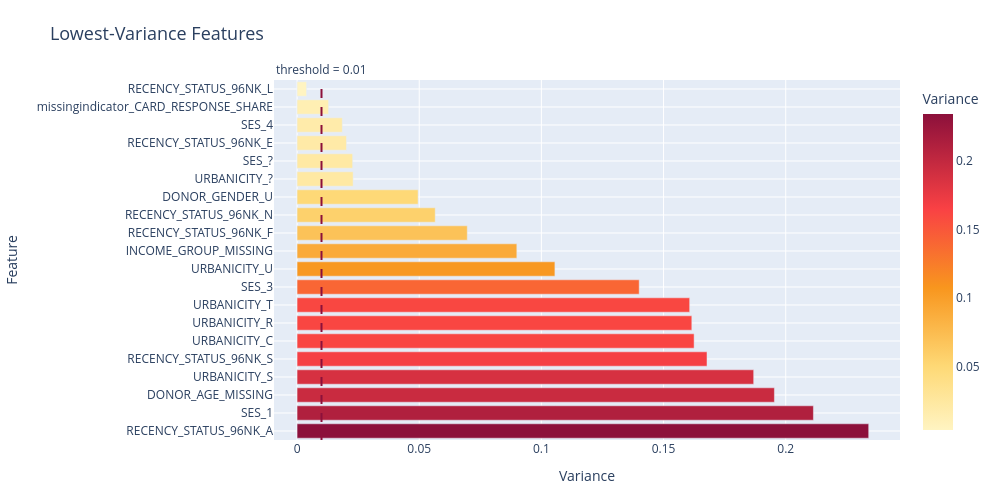

Notebook code cell kept with this figure:
### Markdown cell above
Filter methods score each feature independently of any model, using purely statistical criteria. They are cheap to compute and useful for an initial pruning of the feature space. Three complementary criteria are applied below:

1. **Variance check** flags near-constant features that carry almost no information.
2. **Spearman correlation with the target** captures monotonic associations, including non-linear ones, between numeric features and `TARGET_B`.
3. **ANOVA F-test** (`f_classif`) ranks features by how strongly their group means differ between donors and non-donors, with a p-value to flag statistical significance.

### Code cell
"""1. Variance check (filter): flagging near-constant features"""
VARIANCE_THRESHOLD = 0.01

feature_variances = X_train_prep_df.var().sort_values()
near_zero_var_features = feature_variances[feature_variances < VARIANCE_THRESHOLD].index.tolist()

print(f"Features below variance threshold ({VARIANCE_THRESHOLD}): {len(near_zero_var_features)}")
if near_zero_var_features:
    print(f"  -> {near_zero_var_features}")

fig = plot_variance_ranking(feature_variances, top_n=20, threshold=VARIANCE_THRESHOLD)
fig.show()

### Figure 1 — Plotly figure (JSON) as saved in the notebook; plotly's stock layout.template omitted (floating-point values rounded to 4 significant figures)
{"data": [{"alignmentgroup": "True", "hovertemplate": "Variance=%{marker.color}<br>Feature=%{y}<extra></extra>", "legendgroup": "", "marker": {"color": [0.234, 0.2113, 0.1954, 0.1869, 0.1678, 0.1625, 0.1616, 0.1607, 0.14, 0.1055, 0.08995, 0.06966, 0.05654, 0.04953, 0.02294, 0.02274, 0.02022, 0.0185, 0.01289, 0.003883], "coloraxis": "coloraxis", "pattern": {"shape": ""}}, "name": "", "offsetgroup": "", "orientation": "h", "showlegend": false, "textposition": "auto", "type": "bar", "x": [0.234, 0.2113, 0.1954, 0.1869, 0.1678, 0.1625, 0.1616, 0.1607, 0.14, 0.1055, 0.08995, 0.06966, 0.05654, 0.04953, 0.02294, 0.02274, 0.02022, 0.0185, 0.01289, 0.003883], "xaxis": "x", "y": ["RECENCY_STATUS_96NK_A", "SES_1", "DONOR_AGE_MISSING", "URBANICITY_S", "RECENCY_STATUS_96NK_S", "URBANICITY_C", "URBANICITY_R", "URBANICITY_T", "SES_3", "URBANICITY_U", "INCOME_GROUP_MISSING", "RECENCY_STATUS_96NK_F", "RECENCY_STATUS_96NK_N", "DONOR_GENDER_U", "URBANICITY_?", "SES_?", "RECENCY_STATUS_96NK_E", "SES_4", "missingindicator_CARD_RESPONSE_SHARE", "RECENCY_STATUS_96NK_L"], "yaxis": "y"}], "layout": {"annotations": [{"font": {"color": "#2A3F5F"}, "showarrow": false, "text": "threshold = 0.01", "x": 0.01, "xanchor": "center", "xref": "x", "y": 1, "yanchor": "bottom", "yref": "y domain"}], "barmode": "relative", "coloraxis": {"colorbar": {"tickfont": {"color": "#2A3F5F"}, "title": {"font": {"color": "#2A3F5F"}, "text": "Variance"}}, "colorscale": [[0, "#FFF4C2"], [0.2, "#FED976"], [0.45, "#F8961E"], [0.7, "#F94144"], [1, "#8C103B"]]}, "font": {"color": "#2A3F5F"}, "height": 500, "legend": {"bgcolor": "rgba(255,255,255,0.75)", "bordercolor": "rgba(0,0,0,0)", "font": {"color": "#2A3F5F"}, "tracegroupgap": 0}, "margin": {"b": 60, "l": 80, "r": 40, "t": 80}, "paper_bgcolor": "#FFFFFF", "plot_bgcolor": "#E5ECF6", "shapes": [{"line": {"color": "#8C103B", "dash": "dash"}, "type": "line", "x0": 0.01, "x1": 0.01, "xref": "x", "y0": 0, "y1": 1, "yref": "y domain"}], "title": {"font": {"color": "#2A3F5F", "size": 18}, "text": "Lowest-Variance Features"}, "width": 1000, "xaxis": {"anchor": "y", "domain": [0, 1], "gridcolor": "#FFFFFF", "showgrid": true, "tickfont": {"color": "#2A3F5F"}, "title": {"font": {"color": "#2A3F5F"}, "text": "Variance"}, "zeroline": false}, "yaxis": {"anchor": "x", "domain": [0, 1], "gridcolor": "#FFFFFF", "showgrid": true, "tickfont": {"color": "#2A3F5F"}, "title": {"font": {"color": "#2A3F5F"}, "text": "Feature"}, "zeroline": false}}}
